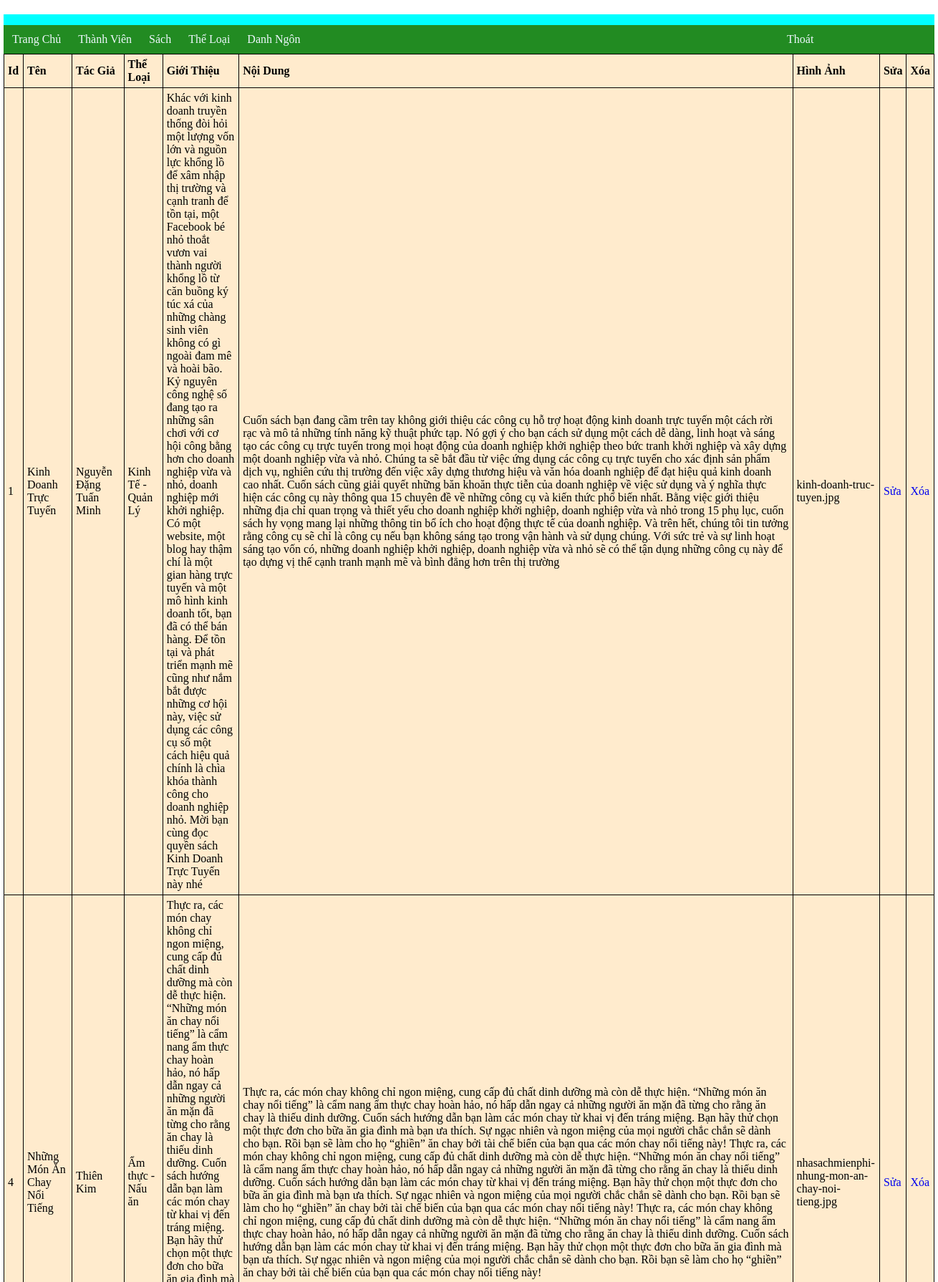
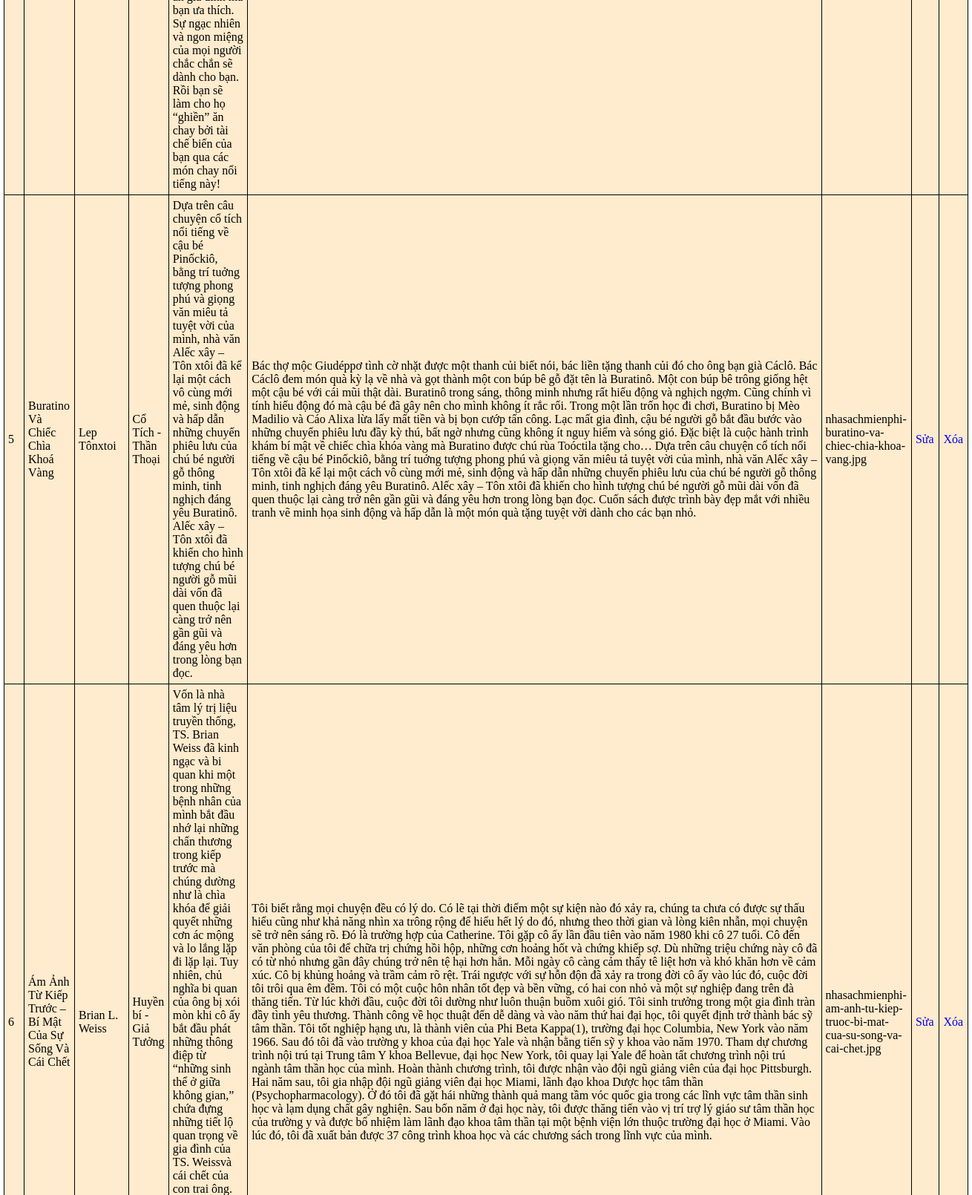
The page /admin/admin.php?pages=sach (upper part) on the database its author committed (2 pictures, top to bottom).
### tables this page shows
CREATE TABLE `sach` (
  `id` int(11) NOT NULL,
  `ten` varchar(100) NOT NULL,
  `hinhanh` varchar(1000) DEFAULT NULL,
  `noidung` text DEFAULT NULL,
  `tentl` varchar(100) DEFAULT NULL,
  `tacgia` varchar(100) DEFAULT NULL,
  `gioithieu` text DEFAULT NULL
);

### admin/admin_funs.php (called while the page is built, shortened)
<?php
function getsql($connect, $sql){
	$resul = mysqli_query($connect, $sql);
	$data = array();
	while ($row = mysqli_fetch_assoc($resul)) {
		$data[] = $row;
	}
	return $data;
}
?>

### admin/sach.php (the view, shortened to what this page needs)
<?php
$sql = "SELECT * FROM sach ;";
$sach = getsql($conn, $sql);
?>
<table cellpadding='0' cellspacing='0' border='1' style="width:100%">
  <tr>
    <th>Id</th>
    <th>Tên</th>
    <th>Tác Giả</th>
    <th>Thể Loại</th>
    <th>Giới Thiệu</th>
    <th>Nội Dung</th>
    <th>Hình Ảnh</th>
    <th>Sửa</th>
    <th>Xóa</th>
  </tr>
    <?php
        foreach ($sach as $key => $value)
        {
          echo '<tr>
                  <td>'.$value['id'].'</td>
                  <td>'.$value['ten'].'</td>
                  <td>'.$value['tacgia'].'</td>
                  <td>'.$value['tentl'].'</td>
                  <td>'.$value['gioithieu'].'</td>
                  <td>'.$value['noidung'].'</td>
                  <td>'.$value['hinhanh'].'</td>
                  <td><a href="admin.php?pages=themsach&id='.$value['id'].'">Sửa</a></td>
                  <td><a href="admin.php?pages=sach&del='.$value['id'].'">Xóa</a></td>
                </tr>' ;
        }
    ?>
</table>

### css/admin.css (style rules this page uses)
* { padding: 0; margin: 0; box-sizing: border-box; text-decoration: none; list-style-type: none; }
body { height: 3000px; }
table, td, th { border: 1px solid rgb(0, 0, 0); text-align: left; }
table { border-collapse: collapse; width: 100%; background-color: blanchedalmond; }
th, td { padding: 5px; }

### rows shown on the page
sach: id "1", ten "Kinh Doanh Trực Tuyến", tacgia "Nguyễn Đặng Tuấn Minh", tentl "Kinh Tế - Quản Lý", gioithieu "Khác với kinh doanh truyền thống đòi hỏi một lượng vốn lớn và nguồn lực khổng lồ để xâm nhập thị trường và cạnh tranh để tồn tại, một Facebook bé nhỏ thoắt vươn vai thành người khổng lồ từ căn buồng ký túc xá của những chàng sinh viên không có gì ngoài đam mê và hoài bão. Kỷ nguyên công nghệ số đang tạo ra những sân chơi với cơ hội công bằng hơn cho doanh nghiệp vừa và nhỏ, doanh nghiệp mới khởi nghiệp. Có một website, một blog hay thậm chí là một gian hàng trực tuyến và một mô hình kinh doanh tốt, bạn đã có thể bán hàng. Để tồn tại và phát triển mạnh mẽ cũng như nắm bắt được những cơ hội này, việc sử dụng các công cụ số một cách hiệu quả chính là chìa khóa thành công cho doanh nghiệp nhỏ.…", noidung "Cuốn sách bạn đang cầm trên tay không giới thiệu các công cụ hỗ trợ hoạt động kinh doanh trực tuyến một cách rời rạc và mô tả những tính năng kỹ thuật phức tạp. Nó gợi ý cho bạn cách sử dụng một cách dễ dàng, linh hoạt và sáng tạo các công cụ trực tuyến trong mọi hoạt động của doanh nghiệp khởi nghiệp theo bức tranh khởi nghiệp và xây dựng một doanh nghiệp vừa và nhỏ. Chúng ta sẽ bắt đầu từ việc ứng dụng các công cụ trực tuyến cho xác định sản phẩm dịch vụ, nghiên cứu thị trường đến việc xây dựng thương hiệu và văn hóa doanh nghiệp để đạt hiệu quả kinh doanh cao nhất. Cuốn sách cũng giải quyết những băn khoăn thực tiễn của doanh nghiệp về việc sử dụng và ý nghĩa thực hiện các công cụ này…", hinhanh "kinh-doanh-truc-tuyen.jpg"
sach: id "4", ten "Những Món Ăn Chay Nổi Tiếng", tacgia "Thiên Kim", tentl "Ẩm thực - Nấu ăn", gioithieu "Thực ra, các món chay không chỉ ngon miệng, cung cấp đủ chất dinh dưỡng mà còn dễ thực hiện. “Những món ăn chay nổi tiếng” là cẩm nang ẩm thực chay hoàn hảo, nó hấp dẫn ngay cả những người ăn mặn đã từng cho rằng ăn chay là thiếu dinh dưỡng. Cuốn sách hướng dẫn bạn làm các món chay từ khai vị đến tráng miệng. Bạn hãy thử chọn một thực đơn cho bữa ăn gia đình mà bạn ưa thích. Sự ngạc nhiên và ngon miệng của mọi người chắc chắn sẽ dành cho bạn. Rồi bạn sẽ làm cho họ “ghiền” ăn chay bởi tài chế biến của bạn qua các món chay nổi tiếng này!", noidung "Thực ra, các món chay không chỉ ngon miệng, cung cấp đủ chất dinh dưỡng mà còn dễ thực hiện. “Những món ăn chay nổi tiếng” là cẩm nang ẩm thực chay hoàn hảo, nó hấp dẫn ngay cả những người ăn mặn đã từng cho rằng ăn chay là thiếu dinh dưỡng. Cuốn sách hướng dẫn bạn làm các món chay từ khai vị đến tráng miệng. Bạn hãy thử chọn một thực đơn cho bữa ăn gia đình mà bạn ưa thích. Sự ngạc nhiên và ngon miệng của mọi người chắc chắn sẽ dành cho bạn. Rồi bạn sẽ làm cho họ “ghiền” ăn chay bởi tài chế biến của bạn qua các món chay nổi tiếng này! Thực ra, các món chay không chỉ ngon miệng, cung cấp đủ chất dinh dưỡng mà còn dễ thực hiện. “Những món ăn chay nổi tiếng” là cẩm nang ẩm thực chay hoàn hảo,…", hinhanh "nhasachmienphi-nhung-mon-an-chay-noi-tieng.jpg"
sach: id "5", ten "Buratino Và Chiếc Chìa Khoá Vàng", tacgia "Lep Tônxtoi", tentl "Cổ Tích - Thần Thoại", gioithieu "Dựa trên câu chuyện cổ tích nổi tiếng về cậu bé Pinốckiô, bằng trí tuởng tượng phong phú và giọng văn miêu tả tuyệt vời của mình, nhà văn Alếc xây – Tôn xtôi đã kể lại một cách vô cùng mới mẻ, sinh động và hấp dẫn những chuyến phiêu lưu của chú bé người gỗ thông minh, tinh nghịch đáng yêu Buratinô. Alếc xây – Tôn xtôi đã khiến cho hình tượng chú bé người gỗ mũi dài vốn đã quen thuộc lại càng trở nên gần gũi và đáng yêu hơn trong lòng bạn đọc.", noidung "Bác thợ mộc Giudéppơ tình cờ nhặt được một thanh củi biết nói, bác liền tặng thanh củi đó cho ông bạn già Cáclô. Bác Cáclô đem món quà kỳ lạ về nhà và gọt thành một con búp bê gỗ đặt tên là Buratinô. Một con búp bê trông giống hệt một cậu bé với cái mũi thật dài. Buratinô trong sáng, thông minh nhưng rất hiếu động và nghịch ngợm. Cũng chính vì tính hiếu động đó mà cậu bé đã gây nên cho mình không ít rắc rối. Trong một lần trốn học đi chơi, Buratino bị Mèo Madilio và Cáo Alixa lừa lấy mất tiền và bị bọn cướp tấn công. Lạc mất gia đình, cậu bé người gỗ bắt đầu bước vào những chuyến phiêu lưu đầy kỳ thú, bất ngờ nhưng cũng không ít nguy hiểm và sóng gió. Đặc biệt là cuộc hành trình khám bí mật…", hinhanh "nhasachmienphi-buratino-va-chiec-chia-khoa-vang.jpg"
sach: id "6", ten "Ám Ảnh Từ Kiếp Trước – Bí Mật Của Sự Sống Và Cái Chết", tacgia "Brian L. Weiss", tentl "Huyền bí - Giả Tưởng", noidung "Tôi biết rằng mọi chuyện đều có lý do. Có lẽ tại thời điểm một sự kiện nào đó xảy ra, chúng ta chưa có được sự thấu hiểu cũng như khả năng nhìn xa trông rộng để hiểu hết lý do đó, nhưng theo thời gian và lòng kiên nhẫn, mọi chuyện sẽ trở nên sáng rõ. Đó là trường hợp của Catherine. Tôi gặp cô ấy lần đầu tiên vào năm 1980 khi cô 27 tuổi. Cô đến văn phòng của tôi để chữa trị chứng hồi hộp, những cơn hoảng hốt và chứng khiếp sợ. Dù những triệu chứng này cô đã có từ nhỏ nhưng gần đây chúng trở nên tệ hại hơn hẳn. Mỗi ngày cô càng cảm thấy tê liệt hơn và khó khăn hơn về cảm xúc. Cô bị khủng hoảng và trầm cảm rõ rệt. Trái ngược với sự hỗn độn đã xảy ra trong đời cô ấy vào lúc đó, cuộc đời tôi…", hinhanh "nhasachmienphi-am-anh-tu-kiep-truoc-bi-mat-cua-su-song-va-cai-chet.jpg"
